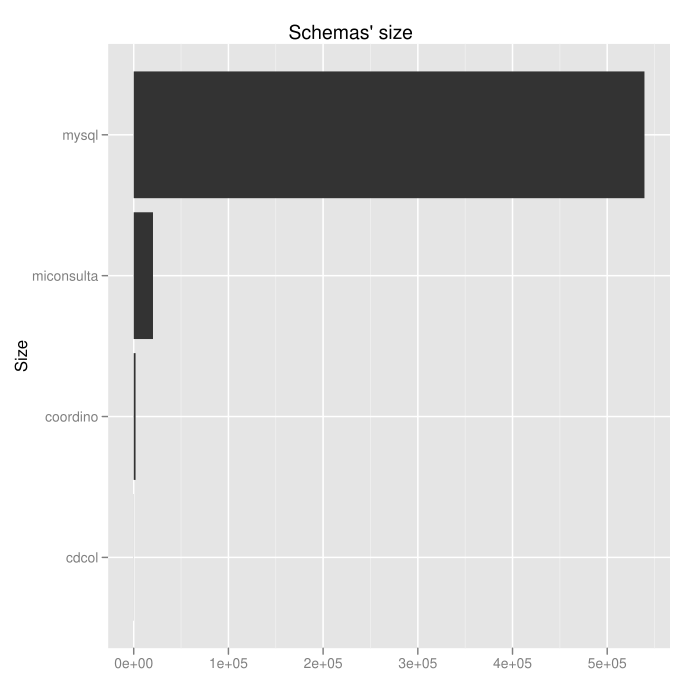

Reproduce this figure in R.
library("ggplot2") 
library("reshape2")
library("RMySQL")

connection<-dbConnect(MySQL(), user="root", password="",host="127.0.0.1",port=3306,dbname='')

pdf("/Users/sciruela/Documents/mysqlSchema/graph1.pdf")
query<-"SELECT TABLE_SCHEMA,SUM(DATA_LENGTH) SCHEMA_LENGTH FROM information_schema.TABLES WHERE TABLE_SCHEMA!='information_schema' GROUP BY TABLE_SCHEMA"
result<-dbGetQuery(connection,query)
result$TABLE_SCHEMA<-reorder(result$TABLE_SCHEMA,result$SCHEMA_LENGTH)
p<-ggplot(result)+geom_bar(aes(x=TABLE_SCHEMA,y=SCHEMA_LENGTH))+coord_flip()
p<-p+xlab("Size")+ylab("")
p<-p+opts(title="Schemas' size")
print(p)
dev.off()

pdf("/Users/sciruela/Documents/mysqlSchema/graph2.pdf")
query<-"SELECT TABLE_SCHEMA,TABLE_NAME,TABLE_ROWS,DATA_LENGTH FROM information_schema.TABLES WHERE TABLE_SCHEMA!='information_schema'"
result<-dbGetQuery(connection,query)
result<-within(result,TABLE_NAME<-factor(TABLE_NAME,levels=sort(TABLE_NAME,decreasing=TRUE)))
p<-ggplot(result)+geom_bar(aes(x=TABLE_NAME,y=DATA_LENGTH))+coord_flip()+facet_wrap(~TABLE_SCHEMA,scales='free')
p<-p+xlab("Size")+ylab("")
p<-p+opts(title="Tables' size")
print(p)
dev.off()

pdf("/Users/sciruela/Documents/mysqlSchema/graph3.pdf")
query<-"SELECT TABLE_SCHEMA,TABLE_NAME,100*TABLE_ROWS/FLOOR(MAX_DATA_LENGTH/AVG_ROW_LENGTH) AS USED FROM information_schema.TABLES WHERE TABLE_SCHEMA!='information_schema'"
#   query<-"SELECT TABLE_SCHEMA,TABLE_NAME,RAND(42)*100 AS USED FROM information_schema.TABLES WHERE TABLE_SCHEMA!='information_schema'"

result<-dbGetQuery(connection,query)
result$LEFTOVER<-100-result$USED
result<-within(result,TABLE_NAME<-factor(TABLE_NAME,levels=sort(TABLE_NAME,decreasing=TRUE)))
result<-melt(result,id.vars=c("TABLE_SCHEMA","TABLE_NAME"),variable.name='TYPE',value.name='PROPORTION',na.rm=TRUE)
p<-ggplot(result)
p<-p+geom_bar(aes(x=TABLE_NAME,y=PROPORTION,fill=TYPE),stat='identity')
p<-p+coord_flip()+facet_wrap(~TABLE_SCHEMA,scales='free')
p<-p+scale_fill_manual(values=c("USED"='#DD0000',LEFTOVER='#AAAAAA'))
p<-p+xlab('')+ylab('')+opts(title="Tables' usage")
print(p)
dev.off()


pdf("/Users/sciruela/Documents/mysqlSchema/graph4.pdf")
query<-"SELECT TABLE_SCHEMA, MAX(100*TABLE_ROWS/FLOOR(MAX_DATA_LENGTH/AVG_ROW_LENGTH)) AS USED FROM information_schema.TABLES WHERE TABLE_SCHEMA!='information_schema' GROUP BY TABLE_SCHEMA"
#   query<-"SELECT TABLE_SCHEMA, MAX(100*RAND(42)) AS USED FROM information_schema.TABLES WHERE TABLE_SCHEMA!='information_schema' GROUP BY TABLE_SCHEMA"

result<-dbGetQuery(connection,query)
result$LEFTOVER<-100-result$USED
result$TABLE_SCHEMA<-reorder(result$TABLE_SCHEMA,result$USED)
result<-melt(result,id.vars=c("TABLE_SCHEMA"),variable.name='TYPE',value.name='PROPORTION',na.rm=TRUE)
p<-ggplot(result)
p<-p+geom_bar(aes(x=TABLE_SCHEMA,y=PROPORTION,fill=TYPE),stat='identity')
p<-p+coord_flip()
p<-p+scale_fill_manual(values=c("USED"='#DD0000',LEFTOVER='#AAAAAA'))
p<-p+xlab("")+ylab("")+opts(title="Largest Usage")
print(p)
dev.off()
dbDisconnect(connection)
